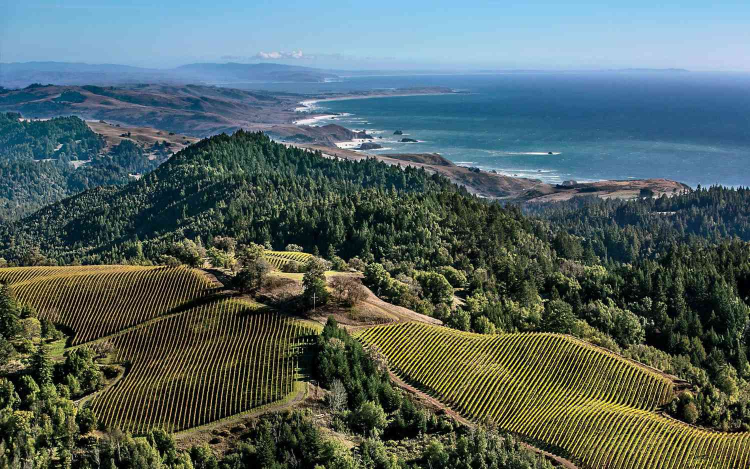
#> input picture SSIM/upscaling-softwares/reference_picture.jpg, 1500 x 938 px, found by its file name (shown at 1/2 size)
$ python best-upscaling-software.py
#> lines starting #> are read from the running program, lines starting #| are printed output that depends on the picture
# imports
import cv2
import numpy as np
from skimage import io
from skimage.metrics import structural_similarity as ssim
import os

# access files
directory_path = "upscaling-softwares"

# Load the reference image
reference_image = io.imread(os.path.join(directory_path, "reference_picture.jpg"))
#> reference_image is the input picture: shape (938, 1500, 3); mean R, G, B 83.7, 101.2, 99
reference_image_gray = cv2.cvtColor(reference_image, cv2.COLOR_BGR2GRAY)
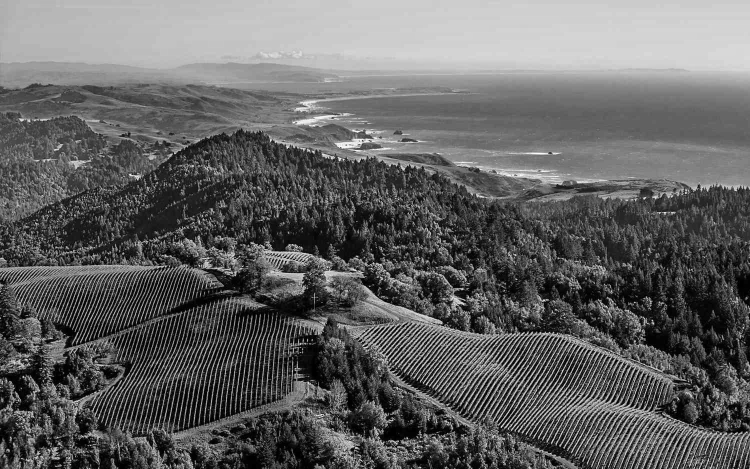
#> reference_image_gray: shape (938, 1500) (shown at 1/2 size); min 0, max 255, mean 98.6

# Iterate through files in the directory
results = dict()
for filename in os.listdir(directory_path):
    if filename.endswith(".jpg") and filename != "reference_picture.jpg":
        # Load the current image
        current_image = io.imread(os.path.join(directory_path, filename))

        # Ensure the current image has the same dimensions as the reference image (resize if necessary)
        if current_image.shape != reference_image.shape:
            current_image = cv2.resize(current_image, (reference_image.shape[1], reference_image.shape[0]))

        # Convert the current image to grayscale
        current_image_gray = cv2.cvtColor(current_image, cv2.COLOR_BGR2GRAY)

        # calculate SSIM index
        ssim_score = ssim(reference_image_gray, current_image_gray)

        # edit the dictionary
        results[filename[:-4]] = round(ssim_score, 3)
#> pass 2 of the loop `for filename in os.listdir(directory_path):`:
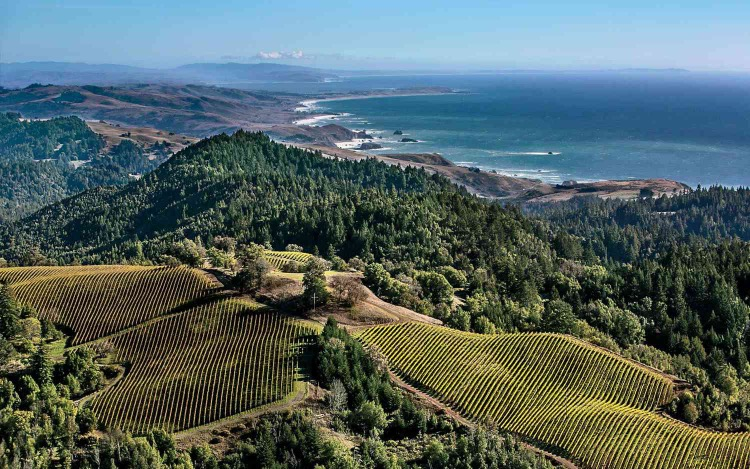
#> input picture SSIM/upscaling-softwares/downscaled.jpg, 750 x 469 px, found by its file name
#> current_image is the input picture: shape (469, 750, 3); mean R, G, B 83.9, 101.1, 99.6
#> current_image: shape (938, 1500, 3)
#> `current_image_gray = cv2.cvtColor(current_image, cv2.COLOR_BGR2GRAY)`:
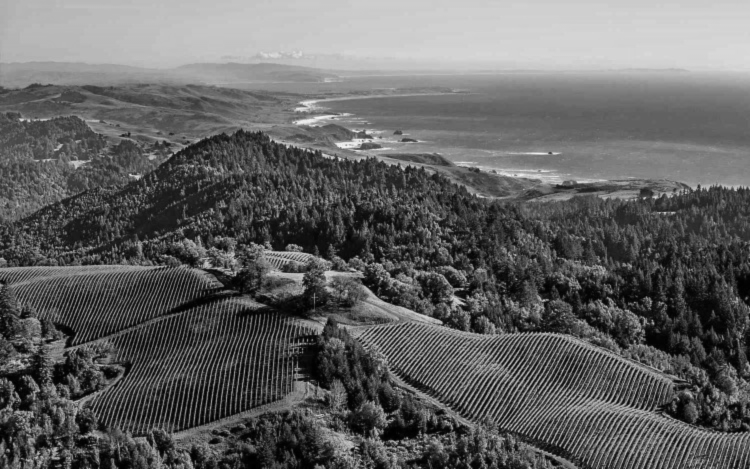
#> current_image_gray: shape (938, 1500) (shown at 1/2 size); min 0, max 245, mean 98.6
#> ssim_score = 0.823
#> pass 3 of the loop `for filename in os.listdir(directory_path):`:
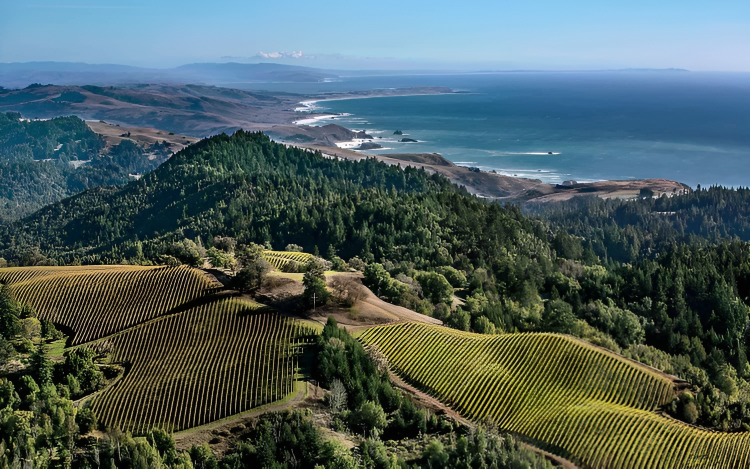
#> input picture SSIM/upscaling-softwares/img2go.jpg, 1500 x 938 px, found by its file name (shown at 1/2 size)
#> current_image is the input picture: shape (938, 1500, 3); mean R, G, B 77.7, 95.9, 94.6
#> `current_image_gray = cv2.cvtColor(current_image, cv2.COLOR_BGR2GRAY)`:
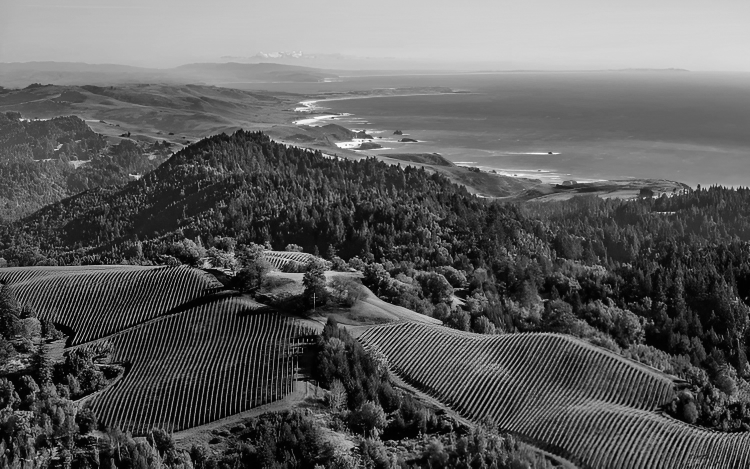
#> current_image_gray: shape (938, 1500) (shown at 1/2 size); min 0, max 255, mean 93.5
#> ssim_score = 0.763
#> the loop made 5 passes; the first 3 are shown

# sort the dictionary by value and print the result
sorted_results = dict(sorted(results.items(), key=lambda item: item[1]))
#> sorted_results = {'img2go': 0.763, 'pixelcut': 0.765, 'downscaled': 0.823}

for image in sorted_results:
    print(f"quality when upscaled with {image} = {sorted_results[image]}")
#> this loop made 3 passes
#> image on passes 1 to 3: 'img2go', 'pixelcut', 'downscaled'
#| quality when upscaled with img2go = 0.763
#| quality when upscaled with pixelcut = 0.765
#| quality when upscaled with downscaled = 0.823
# %%
import matplotlib.pyplot as plt

softwares = []
ssim_scores = []

plt.figure(figsize=(12, 8))
plt.bar(sorted_results.keys(), sorted_results.values())
plt.title("Comparing upscaling softwares")
plt.xlabel("software")
plt.ylabel("SSIM score")
plt.grid(False)
plt.ylim(0, 1)
plt.show()
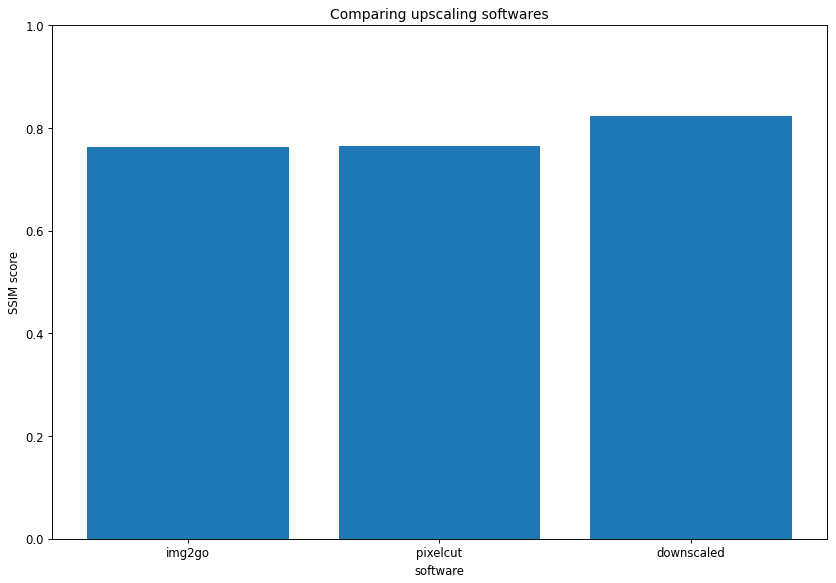
#> figure drawn by matplotlib, 1 panel; tallest bar 0.823 high, from x = 1.6 to 2.4
